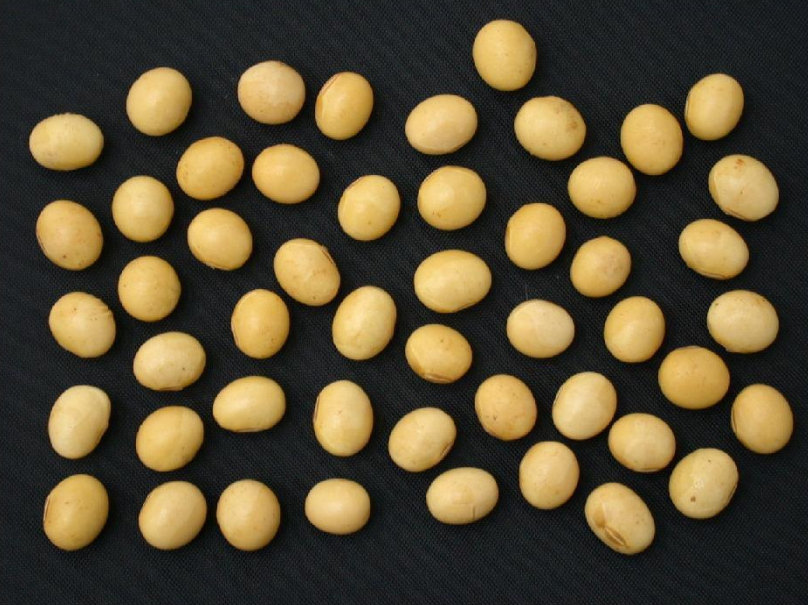
%> input picture semente.png, 808 x 605 px
$ octave main.m   (GNU Octave 9; MATLAB toolbox functions it lacks are replaced by stand-ins)
%> lines starting %> are read from the running program, lines starting %| are printed output that depends on the picture; in (x1, y1, x2, y2) boxes, pixels count from 0 and x2, y2 are one past the last pixel; in counts of white or black regions, pixels touching at a corner belong together; the program's own positions count from 1
%%%%%%%%%%%%%%%%%%%%%%%%%%
%limpeza de valores, tela e variaveis.
clc; close all; clear;

% carregando a biblioteca
pkg load image;

% carregando a imagem original
img = imread('semente.png');
%> img is the input picture: size 605x808x3 uint8; mean R, G, B 88.1, 76.6, 51.5

% cria玢o de um filtro de suaviza玢o 5x5 e aplica玢o na imagem.
filtro5x5= fspecial("average",5);
nova_imagem = imfilter(img, filtro5x5);

% convertendo a imagem para tons de cinza
img2 = rgb2gray(nova_imagem);
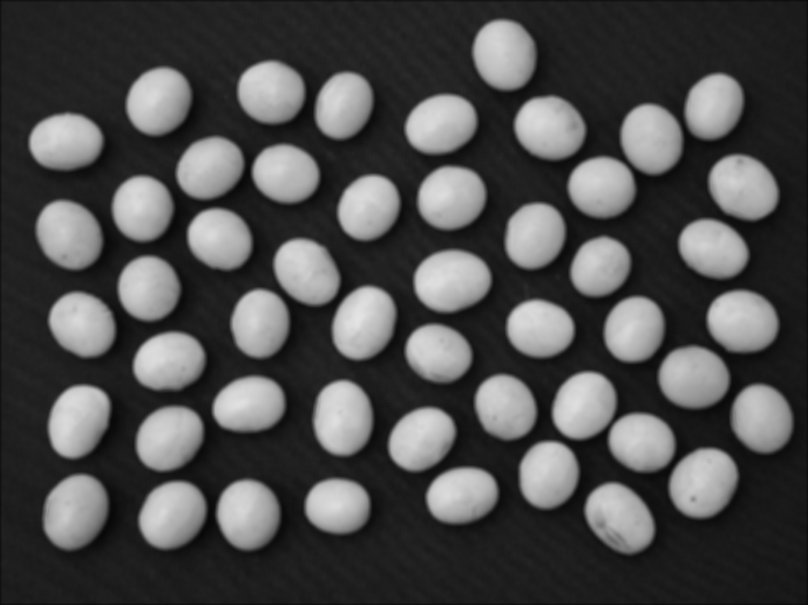
%> img2: size 605x808 uint8; min 7, max 228, mean 77.1

% detec玢o de bordas utilizando metodo de Prewitt
img3 = edge(img2, 'Prewitt');
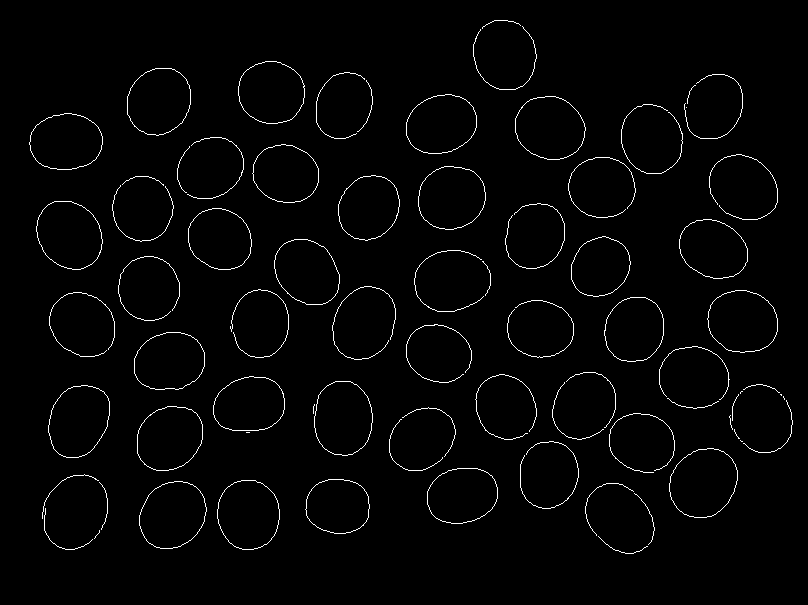
%> img3: size 605x808 logical; 1.9% white in thin lines or dots, all inside (x1, y1, x2, y2) = (29, 20, 793, 554)

% utilizando opera珲es morfologicas para remo玢o de ruidos na imagem
SE = strel('square', 3);
img_dilate = imdilate(img3, SE);
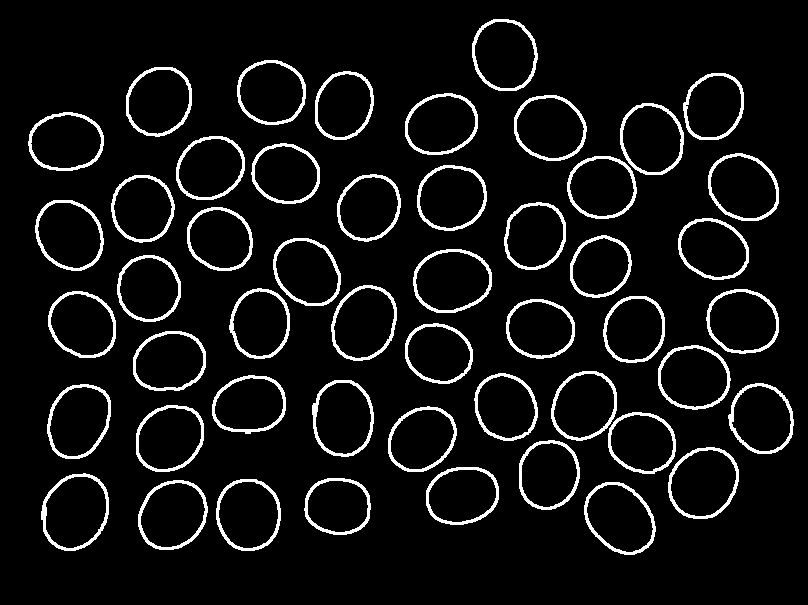
%> img_dilate: size 605x808 logical; 7.2% white; 50 white regions, largest, box (x1, y1, x2, y2) and area: (41, 473, 109, 551) 781, (312, 380, 374, 457) 750, (413, 249, 492, 313) 746

% preenchimento de buracos na imagem
bw2 = imfill(img_dilate, 'holes');
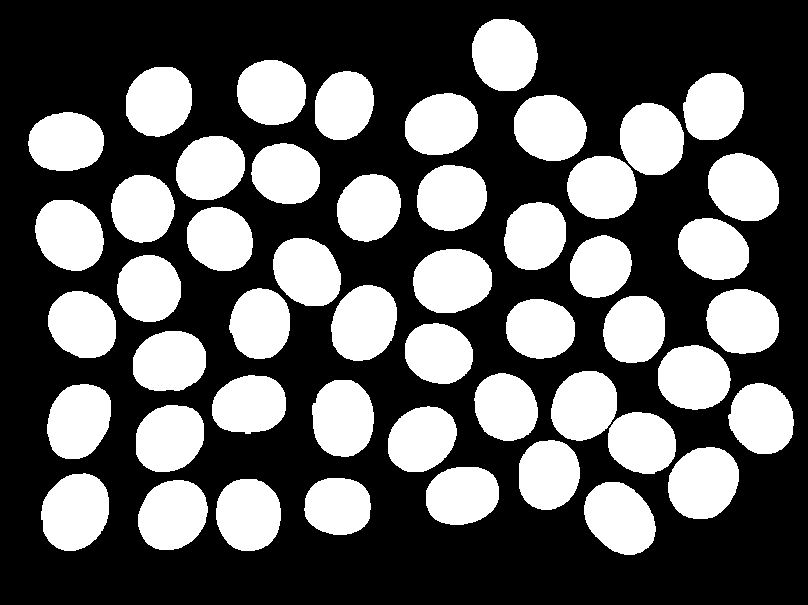
%> bw2: size 605x808 logical; 36.7% white; 50 white regions

% realizando opera玢o para capturar individualmente cada semente.
cc = bwconncomp(bw2);
%> cc = 50 connected components
numPixels = cellfun(@numel, cc.PixelIdxList);
%> numPixels = 50 values, max 4134 at index 3, min 3045 at index 39, mean 3590.3

% variaveis onde podemos obter a semente com maior quantidade
%de pixels e cada semente induvidual.
[biggest, idx] = max(numPixels);
%> biggest = 4134; idx = 3

% cria玢o de nova matriz para armazenar a imagem e substituir
% a imagem original com cada semente individual e realizar o
% o processamento de cada uma.
rr = zeros(size(bw2));


% detec玢o da bordas das sementes
info = regionprops(cc,'BoundingBox');
%> info = 50 regions; largest, box (x1, y1, x2, y2): (41, 473, 109, 551), (584, 482, 656, 555), (668, 447, 739, 519), (413, 249, 492, 313), (331, 285, 397, 361)

# la鏾 para gerar todas as 50 imagens individuais.
for k = 1 : 50
  rr(cc.PixelIdxList{k}) = 255;
  bb = info(k).BoundingBox;
  obj = imcrop(rr,bb);
  figure, imshow(obj);
end
%> this loop made 50 passes
%> bb on passes 1 to 12: [28.5 112.5 76 59], [35.5 200.5 69 71], [41.5 473.5 68 78], [47.5 384.5 64 75], [48.5 291.5 68 67], [111.5 175.5 64 68], [117.5 255.5 64 67], [126.5 67.5 66 70], [133.5 331.5 73 60], [136.5 405.5 68 67], [138.5 480.5 70 70], [176.5 136.5 69 64]
%> pass 1, `obj = imcrop(rr,bb);`:
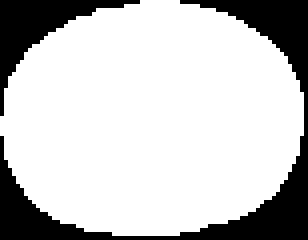
%> obj: size 60x77 double (shown 4 times larger); 77.7% white; 2 black regions, box (x1, y1, x2, y2) and area: (0, 0, 77, 60) 760, (0, 0, 35, 29) 268
%> pass 2, `obj = imcrop(rr,bb);`:
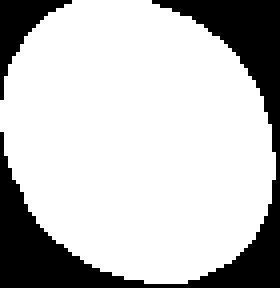
%> obj: size 72x70 double (shown 4 times larger); 76.2% white; 2 black regions, box (x1, y1, x2, y2) and area: (0, 0, 70, 72) 1053, (0, 0, 18, 25) 149
%> after the loop: rr: size 605x808 double; 36.7% white; 50 white regions, largest, box (x1, y1, x2, y2) and area: (41, 473, 109, 551) 4134, (413, 249, 492, 313) 4044, (668, 447, 739, 519) 4017
